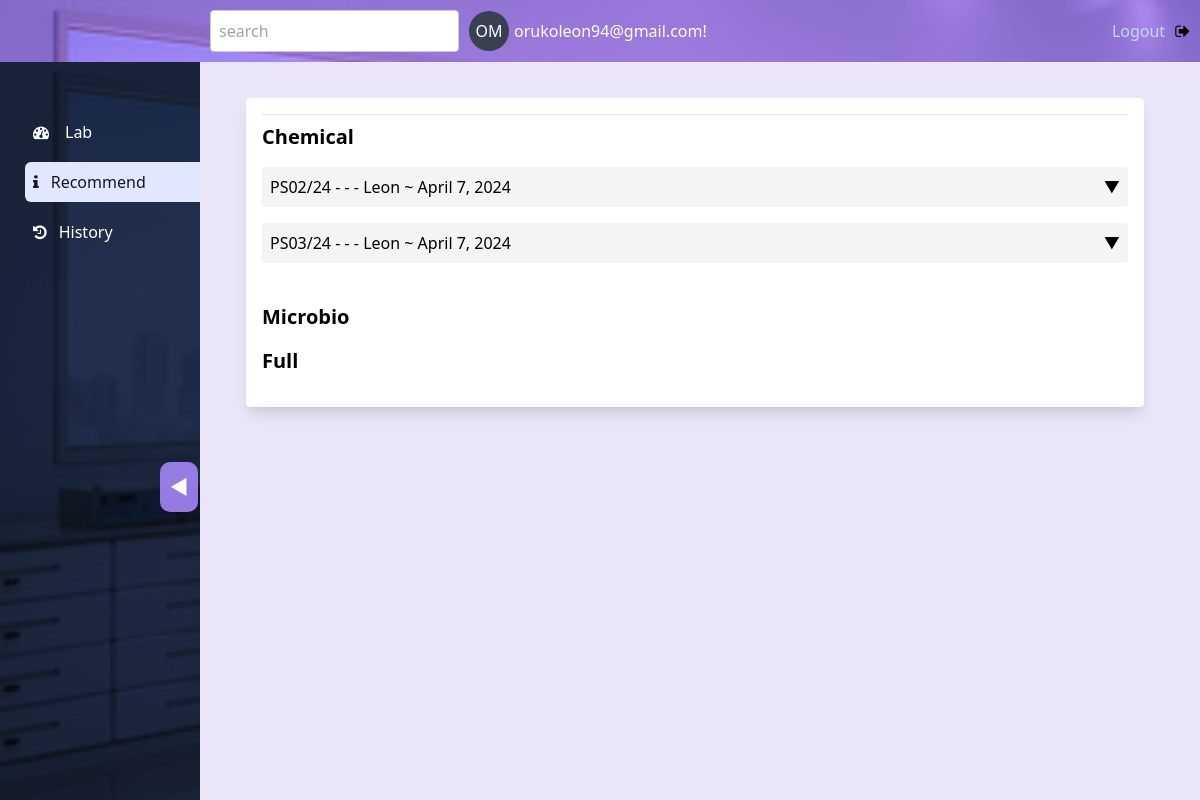
Page /recommendation/recommend/ (signed in) on the earlier database version.
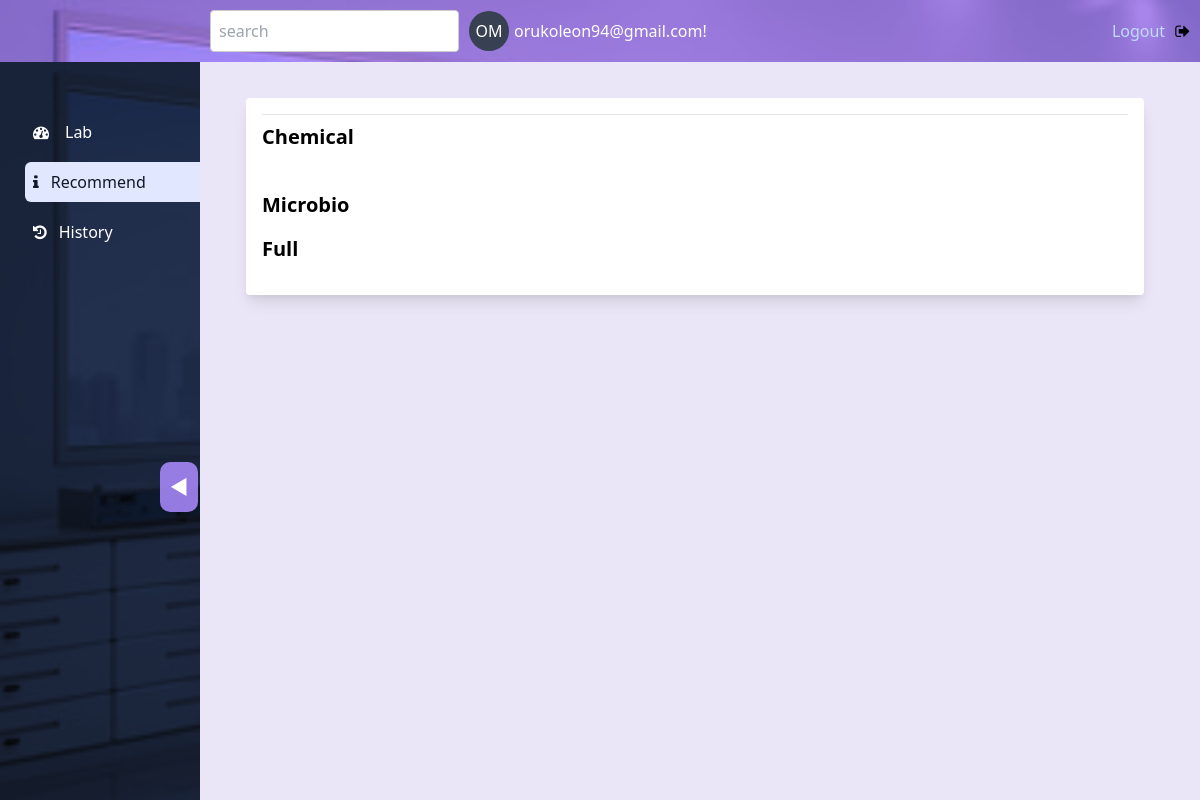
Same page on the later database version.
### core/models.py (models this page shows, shortened)
class Sample(models.Model):
    REGISTRATION = 'registration'
    ANALYST_TASK = 'analysis'
    AGRONOMIST_TASK = 'recommendation'
    LAB_MANAGER_TASK = 'processing'
    COMPLETE='complete'
    STAGE_CHOICES = [
        (REGISTRATION, 'Registration stage'),
        (ANALYST_TASK, 'Analysis stage'),
        (AGRONOMIST_TASK, 'Recommendation stage'),
        (LAB_MANAGER_TASK, 'Processing stage'),
        (COMPLETE,'Complete')
    ]
    CHEMICAL='Chemical'
    MICROBIO='Microbiology'
    FULL='Full'
    TEST_CHOICES=[
        (CHEMICAL,'Chemical Analysis'),
        (MICROBIO,'Microbiology'),
        (FULL,'Full analysis')
    ]
    sample_id = models.CharField(max_length=20, unique=True)
    sample_name = models.CharField(max_length=100)
    test_id = models.CharField(max_length=100,choices=TEST_CHOICES,default=CHEMICAL)
    customer = models.ForeignKey(Clients,on_delete=models.SET_NULL,null=True)
    date_of_registration = models.DateField(default=timezone.now)
    registered_by = models.ForeignKey(settings.AUTH_USER_MODEL, on_delete=models.CASCADE)
    stage = models.CharField(max_length=20, choices=STAGE_CHOICES, default=REGISTRATION)

class CustomUsers(AbstractUser):
    ADMIN = 'Admin'
    ANALYST = 'Analyst'
    AGRONOMIST = 'Agronomist'
    LAB_MANAGER = 'Lab Manager'
    POSTS = [
        (ADMIN, 'Admin'),
        (ANALYST, 'Analyst'),
        (AGRONOMIST, 'Agronomist'),
        (LAB_MANAGER, 'Lab Manager')
    ]
    email = models.EmailField(unique=True)
    post = models.CharField(max_length=20, choices=POSTS, default=ANALYST)
    date_joined = models.DateTimeField(default=timezone.now)
    is_superuser = models.BooleanField(default=False)
    username = models.CharField(max_length=150,unique=True)
    USERNAME_FIELD = "email"
    REQUIRED_FIELDS = ["username","first_name", "last_name"]
    objects = CustomUserManager()
    class Meta:
        verbose_name = "User"
        verbose_name_plural = "Users"
        permissions = [
            ('admin', 'Can access admin features'),
            ('analyst', 'Can access analyst features'),
            ('agronomist', 'Can access agronomist features'),
            ('labmanager', 'Can access lab manager features'),
        ]
    groups = models.ManyToManyField(
        'auth.Group',
        verbose_name='groups',
        blank=True,
        related_name='custom_user_groups',
        related_query_name='custom_user_group',
    )
    user_permissions = models.ManyToManyField(
        'auth.Permission',
        verbose_name='user permissions',
        blank=True,
        related_name='custom_user_permissions',
        related_query_name='custom_user_permission',
    )

### recommedation/views.py (the view, shortened to what this page needs)
# urls.py: path('recommend/', views.recommend, name='recommend'),
@login_required
@role_required([CustomUsers.AGRONOMIST,CustomUsers.LAB_MANAGER])
def recommend(request):
   samples_with_chemical = Sample.objects.filter(stage='recommendation', test_id=Sample.CHEMICAL).select_related('chemical').all()
   samples_with_microbio = Sample.objects.filter(stage='recommendation', test_id=Sample.MICROBIO).select_related('microbio').all()
   samples_with_full = Sample.objects.filter(stage='recommendation', test_id=Sample.FULL).select_related('full').all()
   return render(request, 'recommendation/recommend.html',{'chemical_samples':samples_with_chemical,'microbio_samples':samples_with_microbio,'full_samples':samples_with_full})

### core/decorator.py (called while the page is built)
def role_required(roles):
    def decorator(view_func):
        @wraps(view_func)
        def _wrapped_view(request, *args, **kwargs):
            user = request.user
            if user.is_authenticated and hasattr(user, 'post'):
                user_role = user.post
                if user_role in roles:
                    return view_func(request, *args, **kwargs)
            return HttpResponseForbidden("You don't have permission to access this page.")
        return _wrapped_view
    return decorator

### recommedation/templates/recommendation/recommend.html (shortened to what this page needs)
{% extends 'recommendation/base.html' %}
{% block content %}
{%  load static %}
<div class="container mx-auto p-4 ">
    <div class="conten bg-white p-4 rounded shadow-lg w-full">
      <div class="border-b border-gray-200 mb-2"></div>
      <h1 class="text-xl font-bold mb-4">Chemical</h1>
      {% for sample in chemical_samples %}
      <details class="mb-4">
        <summary class="flex justify-between items-center bg-gray-100 p-2 rounded cursor-pointer hover:bg-gray-200 transition">
          <span>{{ sample.sample_id }} - {{ sample.sample_type }} - {{ sample.industry_type }} - {{ sample.registered_by.first_name }} ~ {{ sample.date_of_registration }}</span>
          <span>▼</span>
        </summary>
          {% include 'analysis/water_chemical.html' with sample=sample.chemical %}
      </details>
      {% endfor %}
      <br>
      <h1 class="text-xl font-bold mb-4">Microbio</h1>
      <h1 class="text-xl font-bold mb-4">Full</h1>
    </div>
  </div>
{% endblock %}

Differences in the rows shown:
removed Sample: sample_id "PS02/24", registered_by.first_name "Leon", date_of_registration "April 7, 2024"
removed Sample: sample_id "PS03/24", registered_by.first_name "Leon", date_of_registration "April 7, 2024"
